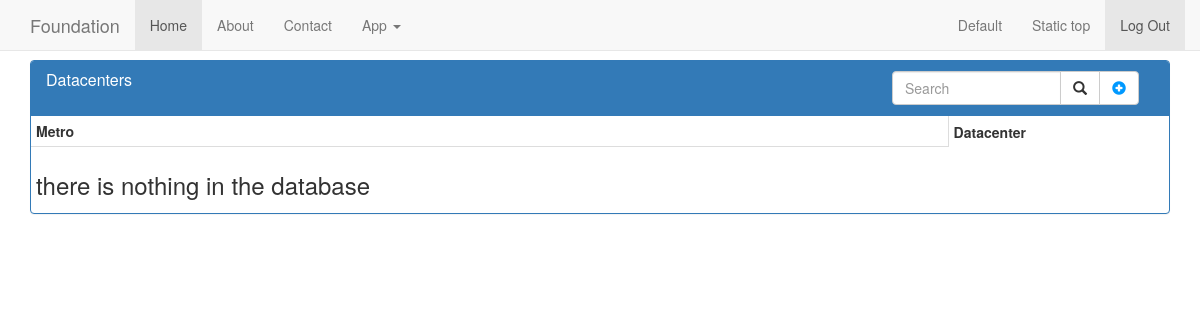
Before: /racklayout/ with the older database file.
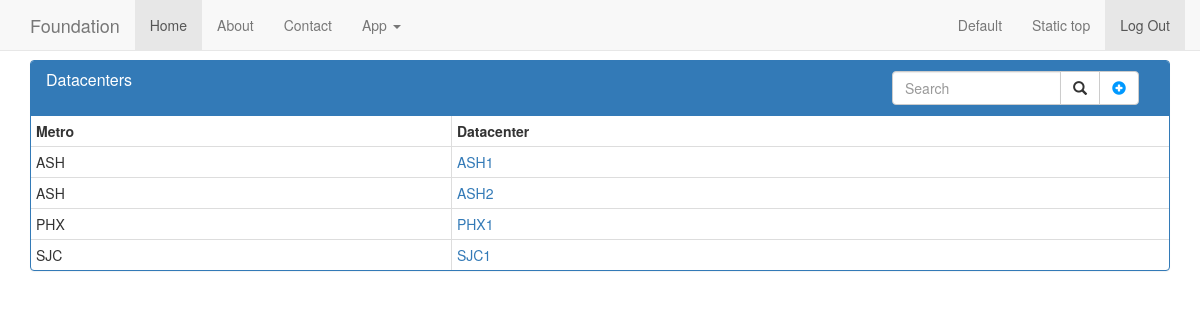
After: the same page with the newer database file.
### racklayout/models.py (models this page shows)
class BaseModel(models.Model):
    created = models.DateTimeField(auto_now_add=True)
    modified = models.DateTimeField(auto_now=True)
    class Meta:
        abstract = True

class Dc(BaseModel):
    number = models.IntegerField()
    metro = models.ForeignKey(Metro)
    class Meta:
        ordering = ('metro__label', 'number')
        unique_together = ('number', 'metro')
    def __unicode__(self):
        return '%s%d' % (self.metro.label, self.number)

class Metro(BaseModel):
    label = models.CharField(max_length=3,
                             unique=True,
                             validators=[
                                 RegexValidator(
                                     regex='^[A-Z]{3}',
                                     message='Metro must be 3  capital letters',
                                     code='invalid_metro'
                                 ),
                             ]
                             )
    def __unicode__(self):
        return '%s' % self.label

### racklayout/views.py (the view)
class IndexView(ListView):
    model = Dc
    template_name = 'racklayout/index.html'
    context_object_name = 'datacenters'

### racklayout/templates/racklayout/index.html (shortened to what this page needs)
{% extends "base.html" %}
{% load staticfiles %}
{% block content %}
    <div class="col-md-12">
        <div class="panel panel-primary">
            <div class="panel-heading clearfix">
                 <H1 class="panel-title pull-left">Datacenters</H1>
             <div class="col-sm-3 col-md-3 pull-right">
               <div class="input-group">
                    <input type="text" class="form-control" placeholder="Search" name="query" id="srch-term">
                    <div class="input-group-btn">
                        <button class="btn btn-default" id="searchsubmit"><i class="glyphicon glyphicon-search"></i></button>
                        <button class="btn btn-default" id="adddc" onclick="toggler('hiddenAddDc');"><i class="glyphicon glyphicon-plus-sign" style="color: #0099FF"></i></button>
                    </div>
               </div>
             </div>
            </div>
        <div id="metrotable" class="table-responsive">
            <table id="metrotable" class="table table-condensed table-hover table-bordered">
                <thead>
                    <tr class="text-left">
                        <th>Metro</th>
                        <th>Datacenter</th>
                    </tr>
                </thead>
                <tbody>
                {% if datacenters %}
                {% for datacenter in datacenters %}
                    <tr>
                        <td>{{ datacenter.metro }}</td>
                        <td><a href="{% url 'racklayout:dc' datacenter.id %}"> {{ datacenter }}</a></td>
                    </tr>
                {% endfor %}
                {% else %}
                    <tr>
                        <td><h3>there is nothing in the database</h3></td>
                    </tr>
                {% endif %}
                </tbody>
            </table>
        </div>
    </div>
    </div>
{% endblock %}

Changed rows visible on the page:
added Dc: metro "ASH", metro+number "ASH1"
added Dc: metro "ASH", metro+number "ASH2"
added Dc: metro "PHX", metro+number "PHX1"
added Dc: metro "SJC", metro+number "SJC1"
Other visible differences:
text no longer shown: "there is nothing in the database"
